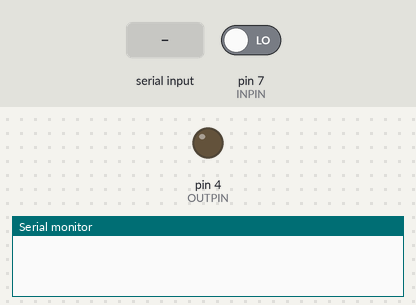
Bench run of a sketch on a simulated Arduino Uno, built with avr-gcc and run on an emulated ATmega328P. Parts: output pins drawn as LEDs (lit = HIGH), the last lines printed to the serial monitor. The test bench sets the inputs (shaded band); at power-on: pin 7 (INPIN) LOW.

Above: at 1.2 s.
1.3 s: byte 30 received over Serial
At 1.7 s:
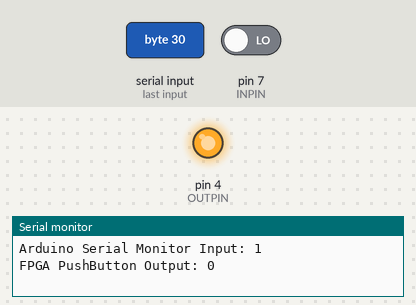
Timing chart, 0 to 4.3 s (numbered marks = the images above; inputs shaded):
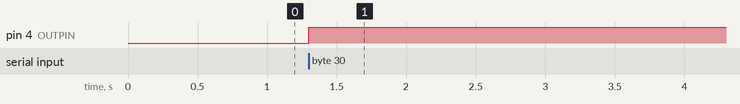

Measured:
- after the input at 1.3 s, pin 4 (OUTPIN): LOW → HIGH at once

The sketch:

Phase1.ino
```cpp
#define OUTPIN 4
#define INPIN 7

bool d = 0;

void setup() {
  Serial.begin(9600);
  pinMode(OUTPIN, OUTPUT);
  pinMode(INPIN, INPUT);
  digitalWrite(OUTPIN, 0);
  digitalWrite(INPIN, 0);
}

void loop() {
  if(Serial.available() > 0){
    //Read bit from serial monitor
    int data = Serial.read();
    if(data != NULL){
        d = 1;
    }

    //Write bit out to FPGA
    digitalWrite(OUTPIN, d);
    Serial.print("Arduino Serial Monitor Input: ");
    Serial.println(d);

    //Read inverted bit from FPGA
    data = digitalRead(INPIN);
    //Display inverted bit in serial monitor
    Serial.print("FPGA PushButton Output: ");
    Serial.println(data);
  }
}
```
